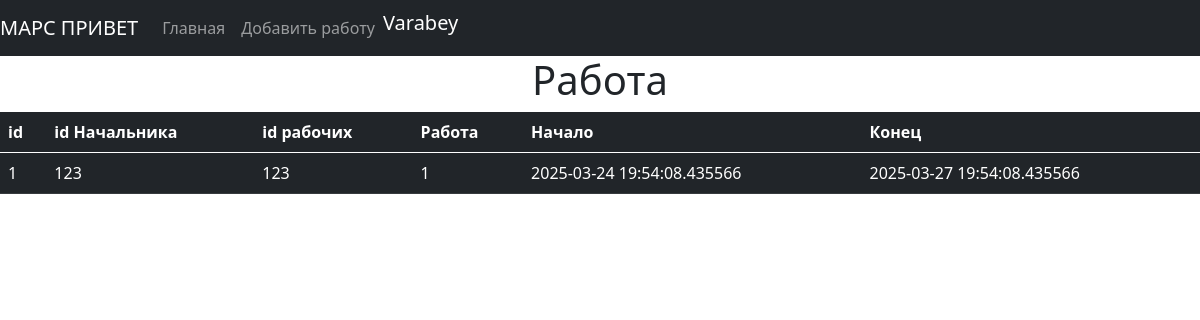
/index (signed in), run on an earlier commit of the app's database.
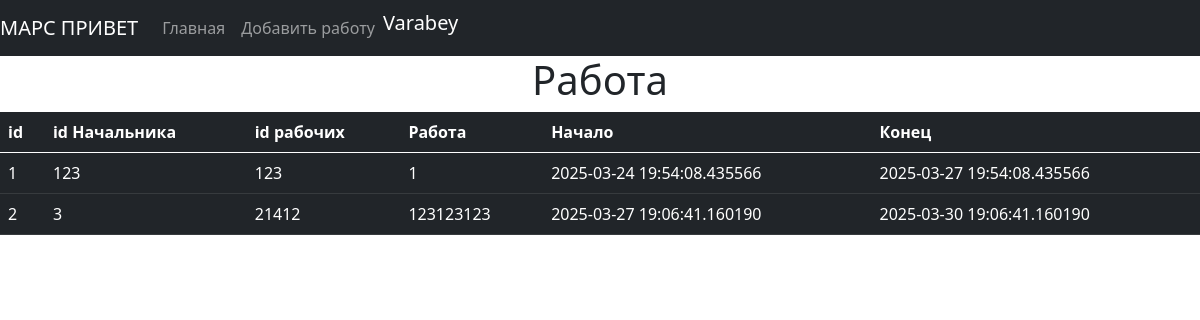
And on a later commit of the database.
### data/jobs.py (models this page shows)
class Jobs(SqlAlchemyBase, SerializerMixin):
    __tablename__ = 'jobs'
    id = sqlalchemy.Column(sqlalchemy.Integer,
                           primary_key=True, autoincrement=True)
    team_leader = sqlalchemy.Column(sqlalchemy.Integer, sqlalchemy.ForeignKey("users.id"), nullable=True)
    job = sqlalchemy.Column(sqlalchemy.String, nullable=True)
    work_size = sqlalchemy.Column(sqlalchemy.Integer, nullable=True)
    collaborators = sqlalchemy.Column(sqlalchemy.String, nullable=True)
    start_date = sqlalchemy.Column(sqlalchemy.DateTime, nullable=True)
    end_date = sqlalchemy.Column(sqlalchemy.DateTime, nullable=True)
    is_finished = sqlalchemy.Column(sqlalchemy.Boolean, nullable=True)

### main.py (the view)
@app.route('/')
@app.route('/index')
def index():
    db_sess = db_session.create_session()
    jobs = db_sess.query(Jobs).all()
    db_sess.commit()
    return render_template('all_jobs.html', jobs=jobs)

### data/db_session.py (called while the page is built)
def create_session() -> Session:
    global __factory
    return __factory()

### main.py (called while the page is built)
@login_manager.user_loader
def load_user(user_id):
    db_sess = db_session.create_session()
    return db_sess.query(User).get(user_id)

### templates/all_jobs.html (shortened to what this page needs)
{% extends "base.html" %}
{% block content %}
{% if current_user.is_authenticated %}
    <h1 align="center">Работа</h1>
    <table class="table table-dark">
    <thead>
        <tr>
          <th scope="col">id</th>
          <th scope="col">id Начальника</th>
           <th scope="col">id рабочих</th>
          <th scope="col">Работа</th>
          <th scope="col">Начало</th>
            <th scope="col">Конец</th>
        </tr>
    </thead>
    <tbody>
        {% for item in jobs%}
            <tr>
                  <td>{{item.id}}</td>
                  <td>{{item.team_leader}}</td>
                <td>{{item.collaborators}}</td>
                  <td>{{item.job}}</td>
                  <td>{{item.start_date}}</td>
                  <td>{{item.end_date}}</td>
            </tr>
        {% endfor %}
        </tbody>
    </table>
    {% else %}
    <div class="parent">
      <div class="child">Войдите в систему</div>
    </div>
    {% endif %}
{% endblock %}

What changed in the data, as far as the page shows it:
added Jobs: id "2", team_leader "3", collaborators "21412", job "123123123", start_date "2025-03-27 19:06:41.160190", end_date "2025-03-30 19:06:41.160190"
